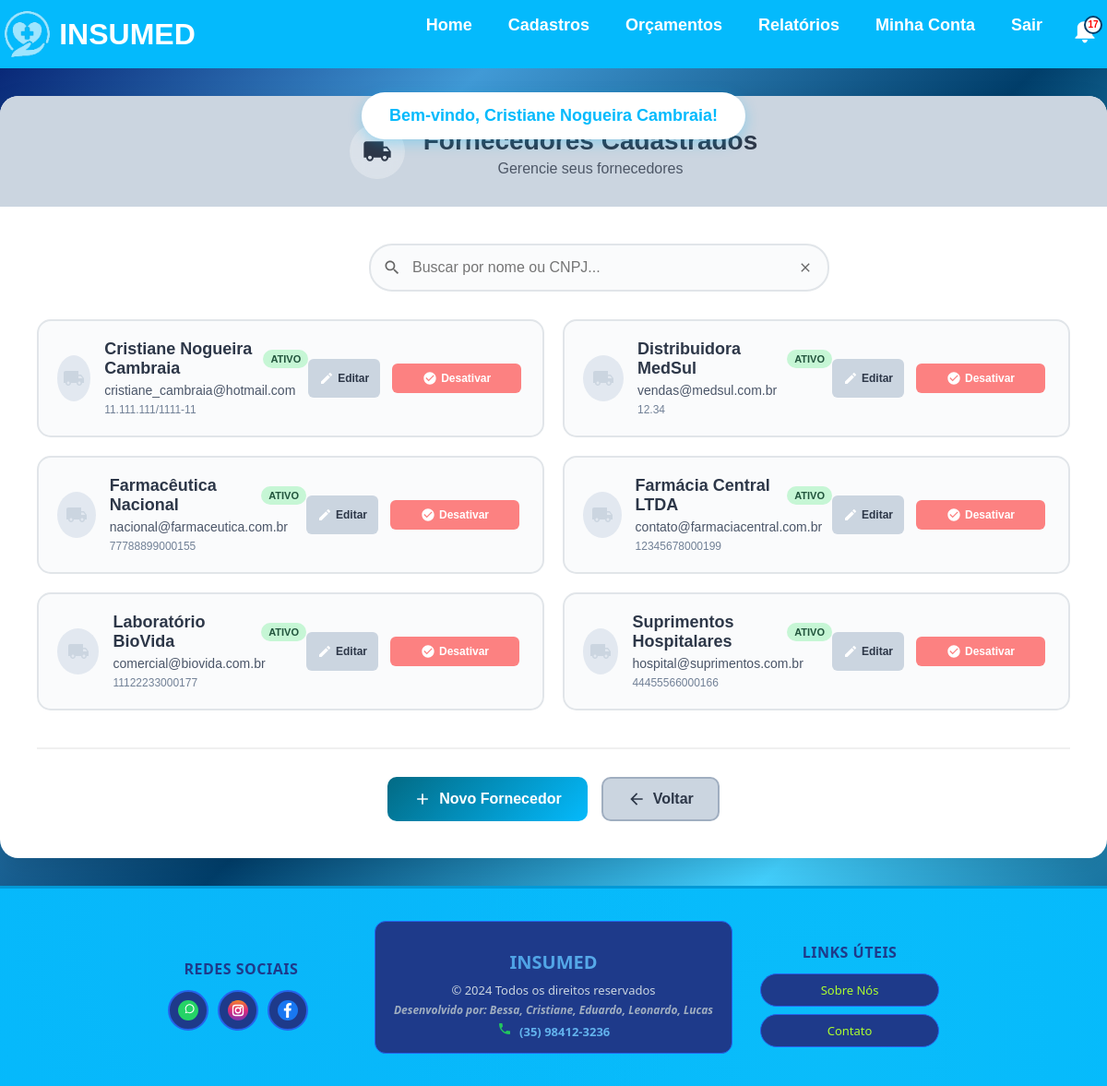
Page /fornecedores/lista/ (signed in) on the committed database.
### app/models.py (models this page shows, shortened)
class Fornecedor(models.Model):
    nome = models.CharField(max_length=200, unique=True)
    cnpj = models.CharField(max_length=20, unique=True)  # Usar CharField pois pode conter caracteres especiais
    endereco = models.CharField(max_length=200)
    bairro = models.CharField(max_length=200)
    complemento = models.CharField(max_length=200, blank=True, null=True)  # Pode ser opcional
    data_nascimento = models.DateField()
    cidade = models.CharField(max_length=200)
    uf = models.CharField(max_length=2)
    cep = models.CharField(max_length=10)  # Também CharField por conta do formato
    email = models.EmailField(max_length=200)  # Melhor usar EmailField para validação
    telefone = models.CharField(max_length=20)
    ativo = models.BooleanField(default=True)

### app/views.py (the view)
# urls.py: path('fornecedores/lista/', views.lista_fornecedores, name='lista_fornecedores'),
@login_required_custom
def lista_fornecedores(request):
    filtro = request.GET.get('filtro')
    if filtro:
        fornecedores = Fornecedor.objects.filter(
            models.Q(nome__icontains=filtro) |
            models.Q(cnpj__icontains=filtro)
        ).order_by('nome')
    else:
        fornecedores = Fornecedor.objects.all().order_by('nome')
    return render(request, 'lista_fornecedores.html', {
        'fornecedores': fornecedores,
        'filtro': filtro
    })

### app/context_processors.py (called while the page is built)
def usuario_logado(request):
    try:
        from .models import Usuario
        context = {
            'admin_logado': 'admin_logado' in request.session,
            'notificacoes_count': 0
        }
        if 'usuario_logado' in request.session:
            try:
                usuario = Usuario.objects.get(id=request.session['usuario_logado'])
                context['usuario_logado'] = usuario
            except Usuario.DoesNotExist:
                context['usuario_logado'] = None
        else:
            context['usuario_logado'] = None
        return context
    except Exception:
        return {
            'usuario_logado': None,
            'admin_logado': False,
            'notificacoes_count': 0
        }

### app/templates/lista_fornecedores.html (shortened to what this page needs)
{% extends 'base.html' %}
{% block content %}
<div class="lista-fornecedores-container">
    <div class="header-section">
        <div class="icon-title">
            <div class="icon-circle">
            </div>
            <div>
                <h1>Fornecedores Cadastrados</h1>
                <p>Gerencie seus fornecedores</p>
            </div>
        </div>
    </div>
    <div class="content-section">
        <div class="filter-section">
            <div class="search-box">
                <input type="text" id="filtroFornecedor" placeholder="Buscar por nome ou CNPJ...">
                <button onclick="limparFiltro()" class="clear-btn">
                    <svg width="16" height="16" viewBox="0 0 24 24" fill="none">
                        <path d="M19 6.41L17.59 5 12 10.59 6.41 5 5 6.41 10.59 12 5 17.59 6.41 19 12 13.41 17.59 19 19 17.59 13.41 12z" fill="#666"/>
                    </svg>
                </button>
            </div>
        </div>
        <div class="fornecedores-grid">
            {% for fornecedor in fornecedores %}
                <div class="fornecedor-card" data-nome="{{ fornecedor.nome|lower }}" data-cnpj="{{ fornecedor.cnpj|default:''|lower }}">
                    <div class="fornecedor-info">
                        <div class="fornecedor-avatar">
                        </div>
                        <div class="fornecedor-details">
                            <div class="fornecedor-header">
                                <h3>{{ fornecedor.nome }}</h3>
                                <span class="status-badge {% if fornecedor.ativo %}ativo{% else %}inativo{% endif %}">
                                    {% if fornecedor.ativo %}Ativo{% else %}Inativo{% endif %}
                                </span>
                            </div>
                            <p>{{ fornecedor.email }}</p>
                            <small>{{ fornecedor.cnpj|default:"CNPJ não informado" }}</small>
                        </div>
                    </div>
                    <div class="fornecedor-actions">
                        <a href="{% url 'editar_fornecedor' fornecedor.id %}" class="btn-edit">
                            <svg width="16" height="16" viewBox="0 0 24 24" fill="none">
                                <path d="M3 17.25V21h3.75L17.81 9.94l-3.75-3.75L3 17.25zM20.71 7.04c.39-.39.39-1.02 0-1.41l-2.34-2.34c-.39-.39-1.02-.39-1.41 0l-1.83 1.83 3.75 3.75 1.83-1.83z" fill="white"/>
                            </svg>
                            Editar
                        </a>
                        <a href="{% url 'alternar_status_fornecedor' fornecedor.id %}" class="btn-status {% if fornecedor.ativo %}desativar{% else %}ativar{% endif %}">
                            {% if fornecedor.ativo %}
                                <svg width="16" height="16" viewBox="0 0 24 24" fill="none">
                                    <path d="M12 2C6.48 2 2 6.48 2 12s4.48 10 10 10 10-4.48 10-10S17.52 2 12 2zm-2 15l-5-5 1.41-1.41L10 14.17l7.59-7.59L19 8l-9 9z" fill="white"/>
                                </svg>
                                Desativar
                            {% else %}
                                <svg width="16" height="16" viewBox="0 0 24 24" fill="none">
                                    <path d="M12 2C6.48 2 2 6.48 2 12s4.48 10 10 10 10-4.48 10-10S17.52 2 12 2zm5 11h-4v4h-2v-4H7v-2h4V7h2v4h4v2z" fill="white"/>
                                </svg>
                                Ativar
                            {% endif %}
                        </a>
                    </div>
                </div>
            {% endfor %}
        </div>
        <div class="actions-section">
            <a href="{% url 'fornecedores' %}" class="btn-primary">
                <svg width="20" height="20" viewBox="0 0 24 24" fill="none">
                    <path d="M19 13h-6v6h-2v-6H5v-2h6V5h2v6h6v2z" fill="white"/>
                </svg>
                Novo Fornecedor
            </a>
            <a href="{% url 'home' %}" class="btn-secondary">
                <svg width="20" height="20" viewBox="0 0 24 24" fill="none">
                    <path d="M20 11H7.83l5.59-5.59L12 4l-8 8 8 8 1.41-1.41L7.83 13H20v-2z" fill="#2d3748"/>
                </svg>
                Voltar
            </a>
        </div>
    </div>
</div>
{% endblock %}

### static/css/style.css (style rules this page uses)
body { margin: 0; font-family: Arial, sans-serif; background-image: linear-gradient(to left top, #013e6a ,#43d1ff , #013e6a ,#419ad6, #01186a); background-repeat: no-repeat; background-size: cover; background-attachment: fixed; display: flex; flex-direction: column; min-height: 100vh; }
.btn-primary { background: #007bff; color: white; padding: 10px 20px; border: none; border-radius: 8px; cursor: pointer; font-weight: bold; }
.fornecedor-info { display: flex; align-items: center; justify-content: space-between; }
.btn-status { margin: 5px; padding: 10px 15px; color: #FFFFFF; font-size: 14px; font-family: Arial, sans-serif; background-color: #6c757d; border-radius: 8px; border: none; cursor: pointer; text-align: center; text-decoration: none; display: inline-flex; align-items: center; justify-content: center; gap: 10px; min-width: 140px; box-sizing: border-box; transition: all 0.3s ease; }

### rows in the picture
Fornecedor: nome "Cristiane Nogueira Cambraia", ativo "ATIVO", email "cristiane_cambraia@hotmail.com", cnpj "11.111.111/1111-11"
Fornecedor: nome "Distribuidora MedSul", ativo "ATIVO", email "vendas@medsul.com.br", cnpj "12.34"
Fornecedor: nome "Farmacêutica Nacional", ativo "ATIVO", email "nacional@farmaceutica.com.br", cnpj "77788899000155"
Fornecedor: nome "Farmácia Central LTDA", ativo "ATIVO", email "contato@farmaciacentral.com.br", cnpj "12345678000199"
Fornecedor: nome "Laboratório BioVida", ativo "ATIVO", email "comercial@biovida.com.br", cnpj "11122233000177"
Fornecedor: nome "Suprimentos Hospitalares", ativo "ATIVO", email "hospital@suprimentos.com.br", cnpj "44455566000166"
